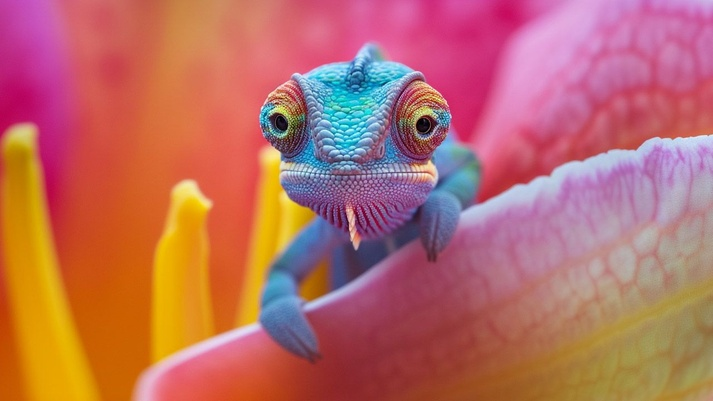
#> input picture images/MainAfter.jpg, 713 x 401 px, shrunk from 1280 x 720 before the run, found by its file name
$ jupyter execute 01_image.ipynb
#> lines starting #> are read from the running program, lines starting #| are printed output that depends on the picture
[cell 1]
import cv2

### image 입출력

[cell 2]
img = cv2.imread('images/MainAfter.jpg')
#> img is the input picture: shape (401, 713, 3); mean B, G, R 101.1, 108.6, 185.5
cv2.imshow("Image",img)
key = cv2.waitKey(0) ## 0은 무한대기 다른 수는 밀리세컨드 단위 키입력이 없으면 -1을 반환
#> (key Esc is pressed here)

cv2.destroyAllWindows()

### image 불러오기 옵션
- cv2.IMREAD_COLOR : 이미지를 컬러로, default, 투명배경 무시
- cv2.IMREAD_GRAYSCALE : 이미지를 흑백으로
- cv2.IMREAD_UNCHANGED : 이미지 컬러, 투명배경, alpha 값 반환

[cell 3]
img_default = cv2.imread('images/MainAfter.jpg', flags = cv2.IMREAD_COLOR)
img_gray = cv2.imread('images/MainAfter.jpg', flags = cv2.IMREAD_GRAYSCALE)
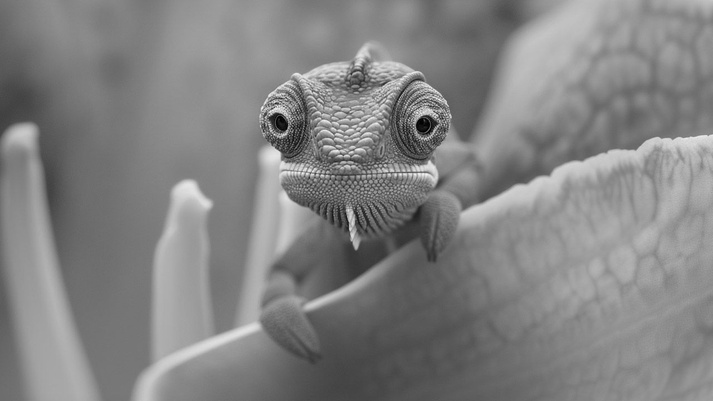
#> img_gray: shape (401, 713); min 0, max 244, mean 130.7
img_unchanged = cv2.imread('images/MainAfter.jpg', flags = cv2.IMREAD_UNCHANGED)

[cell 4]
cv2.imshow('default',img_default)
cv2.imshow('gray',img_gray)
cv2.imshow('unchanged',img_unchanged)
key = cv2.waitKey(5)
#> (key Esc is pressed here)
cv2.destroyWindow('default')
cv2.destroyWindow('gray')
cv2.destroyWindow('unchanged')
for i in range(5):  # 여러 번 호출하여 창이 확실히 닫히도록 처리
    cv2.waitKey(1)

[cell 5]
height, weight, channel = img_default.shape
#> height = 401; weight = 713; channel = 3
print(height, weight, channel)
#| 401 713 3

[cell 6]
img = cv2.imread("images/cat.png", cv2.IMREAD_UNCHANGED)
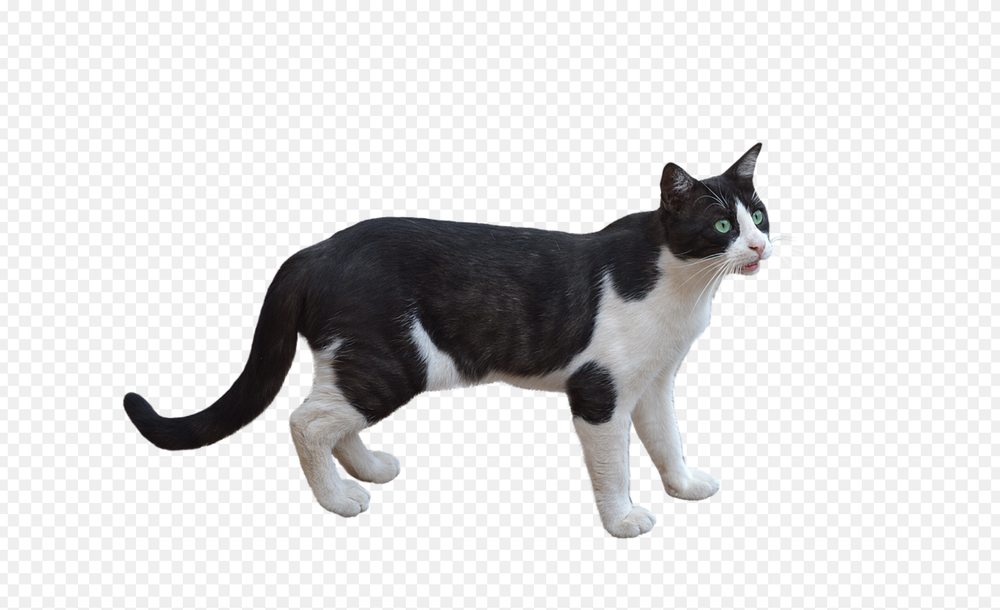
#> input picture images/cat.png, 1000 x 610 px, shrunk from 1794 x 1094 before the run, found by its file name
#> img is the input picture: shape (610, 1000, 4); mean B, G, R, A 218.6, 218.2, 218.6, 255
print(img.shape)
#| (610, 1000, 4)
height, width, channel = img.shape
#> height = 610; width = 1000; channel = 4

[cell 7]
# 이미지를 그레이스케일로 읽기
img = cv2.imread('images/cat.png', cv2.IMREAD_GRAYSCALE)
#> img: shape (610, 1000); min 0, max 255, mean 218.3

# 이미지 표시
cv2.imshow('Images', img)

# 키 입력 대기
key = cv2.waitKey(0)
#> (key Esc is pressed here)

# 창 닫기
cv2.destroyAllWindows()

# macOS 환경에서 창 닫기 문제 해결 (백그라운드 이벤트 처리)
cv2.waitKey(1)
cv2.imwrite('images/cat.jpg',img)
#> Out = True
